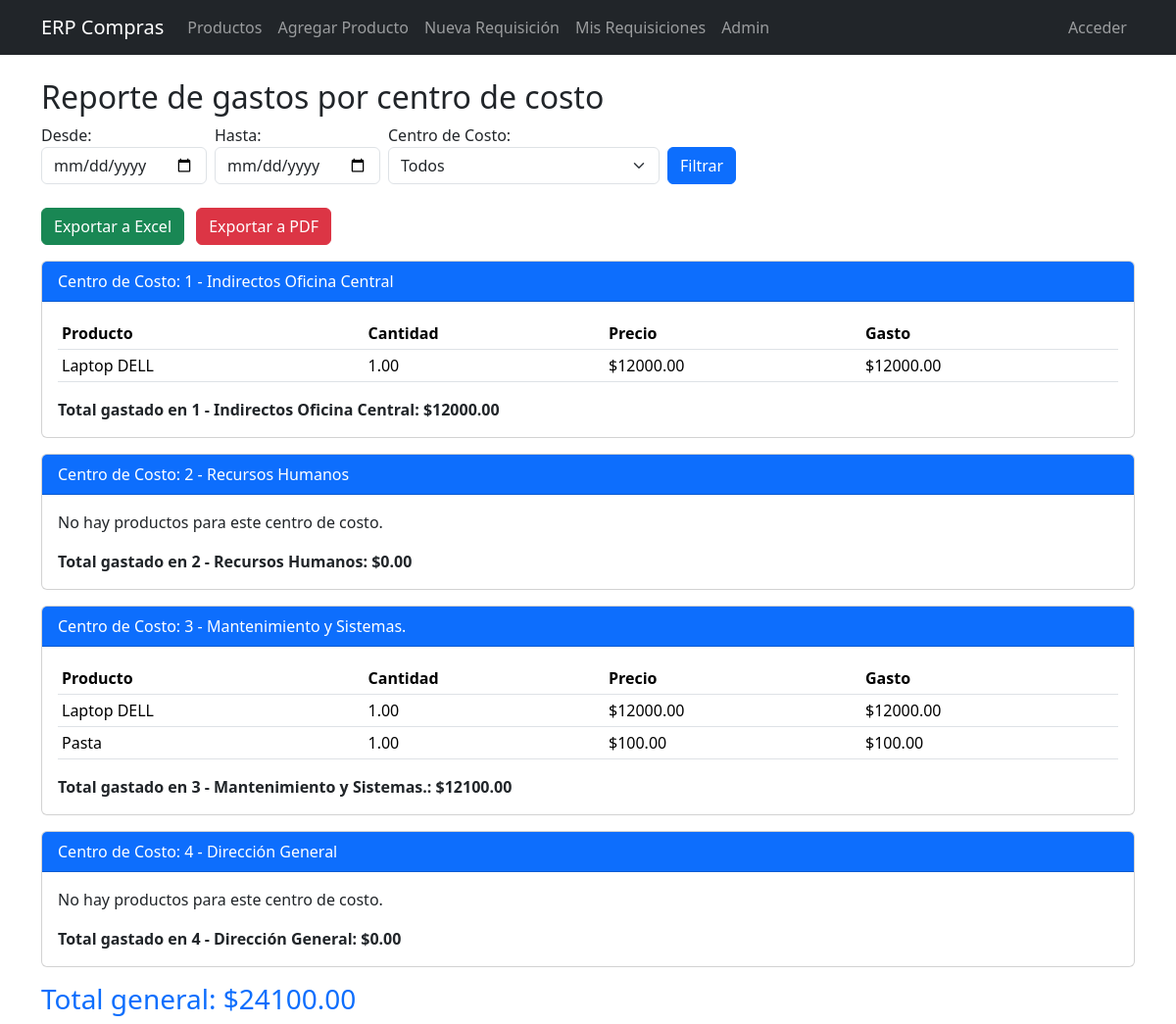
Screenshot of /reporte/gastos/ (signed in) with the database file from the repository.
### compras/models.py (models this page shows, shortened)
class CentroCosto(models.Model):
    nombre = models.CharField(max_length=100)
    def __str__(self):
        return self.nombre

class Producto(models.Model):
    nombre = models.CharField(max_length=100)
    sku = models.CharField(max_length=50)
    cantidad = models.IntegerField()
    descripcion = models.TextField(blank=True)
    precio = models.DecimalField(max_digits=10, decimal_places=2)

class DetalleOrden(models.Model):
    orden = models.ForeignKey(OrdenCompra, on_delete=models.CASCADE, related_name='detalles')
    producto = models.ForeignKey('Producto', on_delete=models.CASCADE)
    unidad = models.CharField(max_length=20)
    cantidad = models.DecimalField(max_digits=10, decimal_places=2)
    observaciones = models.CharField(max_length=200, blank=True)
    precio_unitario = models.DecimalField(max_digits=10, decimal_places=2, default=0)

### compras/views.py (the view)
# urls.py: path('reporte/gastos/', views.reporte_gastos_centrocosto, name='reporte_gastos_centrocosto'),
@login_required
@user_passes_test(es_compras)
def reporte_gastos_centrocosto(request):
    fecha_inicio = request.GET.get('fecha_inicio')
    fecha_fin = request.GET.get('fecha_fin')
    cc_id = request.GET.get('centro_costo')
    qs_ordenes = OrdenCompra.objects.all()
    if fecha_inicio:
        qs_ordenes = qs_ordenes.filter(fecha__gte=fecha_inicio)
    if fecha_fin:
        qs_ordenes = qs_ordenes.filter(fecha__lte=fecha_fin)
    if cc_id:
        qs_ordenes = qs_ordenes.filter(centro_costo__id=cc_id)
    cc_data = []
    for cc in CentroCosto.objects.all():
        if cc_id and str(cc.id) != cc_id:
            continue
        órdenes = qs_ordenes.filter(centro_costo=cc)
        total_gasto = 0
        detalles = DetalleOrden.objects.filter(orden__in=órdenes)
        desglose = []
        for det in detalles:
            costo = det.cantidad * det.producto.precio
            total_gasto += costo
            desglose.append({
                'producto': det.producto.nombre,
                'cantidad': det.cantidad,
                'precio': det.producto.precio,
                'gasto': costo,
            })
        cc_data.append({
            'centro_costo': cc,
            'total_gasto': total_gasto,
            'detalles': desglose
        })
    total_general = sum(cc['total_gasto'] for cc in cc_data)
    return render(request, 'compras/reporte_gastos_centrocosto.html', {
        'cc_data': cc_data,
        'total_general': total_general,
        'centros_costo': CentroCosto.objects.all()
    })

### compras/views.py (called while the page is built)
def es_compras(user):
    return user.groups.filter(name='Compras').exists() or user.is_superuser

### compras/templates/compras/reporte_gastos_centrocosto.html (shortened to what this page needs)
{% extends "compras/base.html" %}
{% block content %}
<h2>Reporte de gastos por centro de costo</h2>
<form method="get" class="row g-2 align-items-end mb-4">
    <div class="col-auto">
        <label for="fecha_inicio" class="form-label mb-0">Desde:</label>
        <input type="date" name="fecha_inicio" id="fecha_inicio" class="form-control" value="{{ request.GET.fecha_inicio }}">
    </div>
    <div class="col-auto">
        <label for="fecha_fin" class="form-label mb-0">Hasta:</label>
        <input type="date" name="fecha_fin" id="fecha_fin" class="form-control" value="{{ request.GET.fecha_fin }}">
    </div>
    <div class="col-auto">
        <label for="centro_costo" class="form-label mb-0">Centro de Costo:</label>
        <select name="centro_costo" id="centro_costo" class="form-select">
            <option value="">Todos</option>
        </select>
    </div>
    <div class="col-auto">
        <button type="submit" class="btn btn-primary">Filtrar</button>
    </div>
</form>
<div class="mb-3">
    <a href="{% url 'exportar_reporte_excel' %}" class="btn btn-success me-2">Exportar a Excel</a>
    <a href="{% url 'exportar_reporte_pdf' %}" class="btn btn-danger">Exportar a PDF</a>
</div>
{% for cc in cc_data %}
    <div class="card mb-3">
        <div class="card-header bg-primary text-white">
            Centro de Costo: {{ cc.centro_costo }}
        </div>
        <div class="card-body">
            {% if cc.detalles %}
            <table class="table table-sm">
                <thead>
                    <tr>
                        <th>Producto</th>
                        <th>Cantidad</th>
                        <th>Precio</th>
                        <th>Gasto</th>
                    </tr>
                </thead>
                <tbody>
                    {% for det in cc.detalles %}
                    <tr>
                        <td>{{ det.producto }}</td>
                        <td>{{ det.cantidad }}</td>
                        <td>${{ det.precio }}</td>
                        <td>${{ det.gasto|floatformat:2 }}</td>
                    </tr>
                    {% endfor %}
                </tbody>
            </table>
            {% else %}
            <p>No hay productos para este centro de costo.</p>
            {% endif %}
            <strong>Total gastado en {{ cc.centro_costo }}: ${{ cc.total_gasto|floatformat:2 }}</strong>
        </div>
    </div>
{% endfor %}
<h3 class="text-primary">Total general: ${{ total_general|floatformat:2 }}</h3>
{% endblock %}

### rows the page displays
CentroCosto: centro_costo "1 - Indirectos Oficina Central", gasto "12000.00", total_gasto "12000.00"
Producto: producto "Laptop DELL" "Laptop DELL", precio "12000.00" "12000.00"
DetalleOrden: cantidad "1.00"
CentroCosto: centro_costo "2 - Recursos Humanos", shows "No hay productos para este centro de costo.", total_gasto "0.00"
CentroCosto: centro_costo "3 - Mantenimiento y Sistemas.", gasto "12000.00" "100.00", total_gasto "12100.00"
DetalleOrden: cantidad "1.00"
Producto: producto "Pasta", precio "100.00"
DetalleOrden: cantidad "1.00"
CentroCosto: centro_costo "4 - Dirección General", shows "No hay productos para este centro de costo.", total_gasto "0.00"

### other values shown
{{ total_general|floatformat:2 }} "24100.00"
